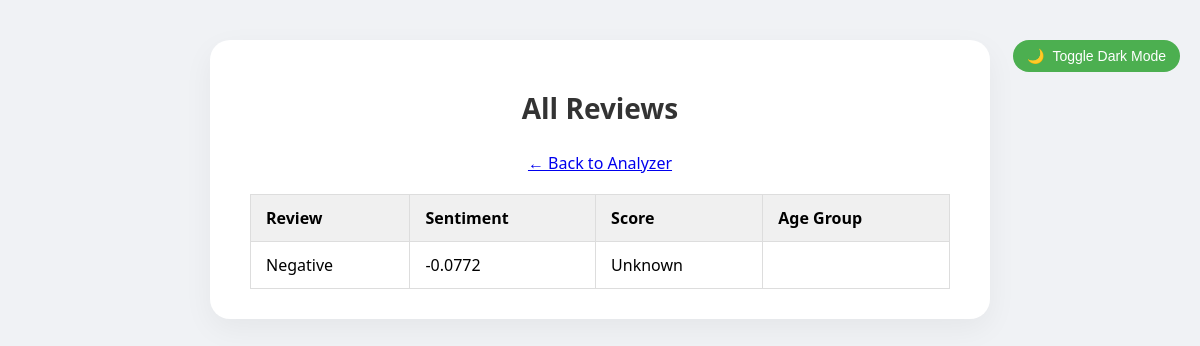
The app's page /reviews, older data.
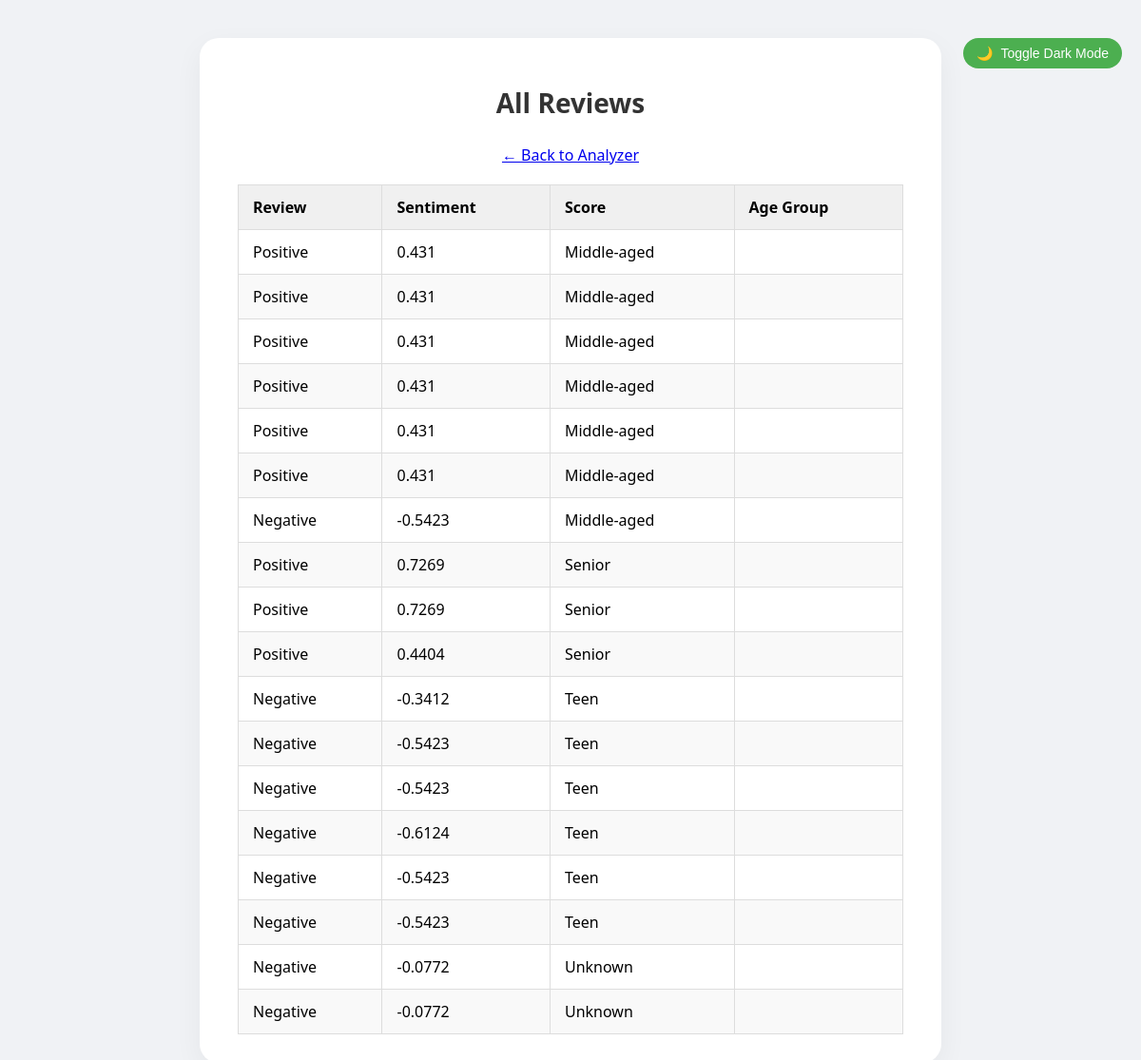
The same page, newer data.
### tables this page shows
CREATE TABLE reviews (
            id INTEGER PRIMARY KEY AUTOINCREMENT,
            review TEXT NOT NULL,
            sentiment TEXT NOT NULL,
            score REAL NOT NULL,
            age_group TEXT
        );

### app.py (the view)
@app.route("/reviews")
def reviews():
    all_reviews = get_all_reviews()
    return render_template("reviews.html", reviews=all_reviews)

### database.py (called while the page is built)
def get_all_reviews():
    conn = sqlite3.connect('reviews.db')
    c = conn.cursor()
    c.execute('SELECT review, sentiment, score, age_group FROM reviews ORDER BY id DESC')
    rows = c.fetchall()
    conn.close()
    return rows

### templates/reviews.html (shortened to what this page needs)
<!DOCTYPE html>
<html>
<head>
    <link rel="stylesheet" href="{{ url_for('static', filename='style.css') }}">
</head>
<body>
    <div class="container">
        <button class="toggle-btn" onclick="toggleDarkMode()">
            <span class="icon">🌙</span> <span class="label">Toggle Dark Mode</span>
        </button>
        <h1>All Reviews</h1>
        <a href="{{ url_for('index') }}">&larr; Back to Analyzer</a>
        <table class="review-table">
            <thead>
                <tr>
                    <th>Review</th>
                    <th>Sentiment</th>
                    <th>Score</th>
                    <th>Age Group</th>
                </tr>
            </thead>
            <tbody>
                {% for review in reviews %}
                <tr>
                    <td>{{ review[1] }}</td>
                    <td>{{ review[2] }}</td>
                    <td>{{ review[3] }}</td>
                    <td>{{ review[4] }}</td>
                </tr>
                {% endfor %}
            </tbody>
        </table>
    </div>
</body>
</html>

### static/style.css (style rules this page uses)
body { font-family: 'Segoe UI', Tahoma, Geneva, Verdana, sans-serif; background-color: #f0f2f5; margin: 0; padding: 40px 20px; display: flex; justify-content: center; align-items: flex-start; min-height: 100vh; transition: background-color 0.3s ease, color 0.3s ease; }
.container { background: #fff; padding: 30px 40px; border-radius: 20px; max-width: 700px; width: 100%; box-shadow: 0 10px 30px rgba(0, 0, 0, 0.05); text-align: center; transition: background-color 0.3s ease, color 0.3s ease; }
h1 { margin-bottom: 25px; font-size: 28px; color: #333; }
button { padding: 12px 24px; font-size: 16px; background-color: #4caf50; color: white; border: none; border-radius: 8px; margin-top: 20px; cursor: pointer; transition: background-color 0.3s ease; }
.review-table { width: 100%; border-collapse: collapse; margin-top: 20px; }
.review-table th, .review-table td { padding: 12px 15px; border: 1px solid #ddd; text-align: left; }
.review-table th { background-color: #f0f0f0; }
.review-table tr:nth-child(even) { background-color: #f9f9f9; }
.toggle-btn { position: fixed; top: 20px; right: 20px; cursor: pointer; padding: 8px 14px; background-color: #4caf50; border: none; color: white; border-radius: 20px; font-size: 14px; transition: background-color 0.3s ease; z-index: 999; }
.toggle-btn { position: absolute; top: 20px; right: 20px; cursor: pointer; padding: 8px 14px; background-color: #4caf50; border: none; color: white; border-radius: 20px; font-size: 14px; display: flex; align-items: center; gap: 8px; transition: background-color 0.3s ease; }
.toggle-btn .icon, .toggle-btn .label { transition: opacity 0.3s ease, transform 0.3s ease; }

Row changes from the older to the newer data that the page shows:
added reviews: sentiment "Positive", score "0.431", age_group "Middle-aged"
added reviews: sentiment "Positive", score "0.431", age_group "Middle-aged"
added reviews: sentiment "Positive", score "0.431", age_group "Middle-aged"
added reviews: sentiment "Positive", score "0.431", age_group "Middle-aged"
added reviews: sentiment "Positive", score "0.431", age_group "Middle-aged"
added reviews: sentiment "Positive", score "0.431", age_group "Middle-aged"
added reviews: sentiment "Negative", score "-0.5423", age_group "Middle-aged"
added reviews: sentiment "Positive", score "0.7269", age_group "Senior"
added reviews: sentiment "Positive", score "0.7269", age_group "Senior"
added reviews: sentiment "Positive", score "0.4404", age_group "Senior"
added reviews: sentiment "Negative", score "-0.3412", age_group "Teen"
added reviews: sentiment "Negative", score "-0.5423", age_group "Teen"
added reviews: sentiment "Negative", score "-0.5423", age_group "Teen"
added reviews: sentiment "Negative", score "-0.6124", age_group "Teen"
added reviews: sentiment "Negative", score "-0.5423", age_group "Teen"
added reviews: sentiment "Negative", score "-0.5423", age_group "Teen"
added reviews: sentiment "Negative", score "-0.0772", age_group "Unknown"
